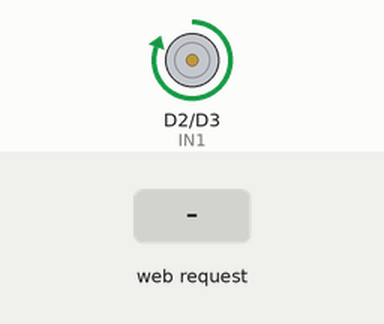
A sketch run on a simulated ESP8266 (NodeMCU). On the bench: motor-driver pin pairs drawn as motors (green arrow = first pin HIGH = forward, orange = second pin HIGH = backward, longer = more drive, scaled by the enable pin). Inputs (shaded band) come from the test bench. WiFi joins after 1.5 s; servers stay silent unless stated; what the sketch prints to the serial monitor is not drawn.

Above: at 2.7 s.
2.8 s: HTTP request GET /DCbackward received
At 3.4 s:
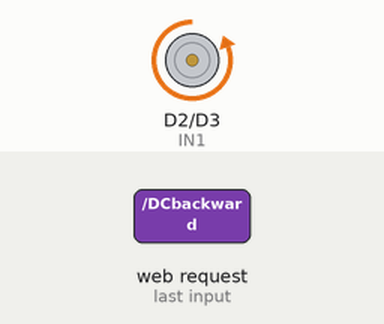
4.3 s: HTTP request GET /DCforward received
At 4.6 s:
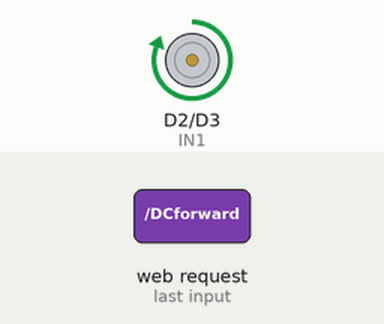
Timing chart, 0 to 7.3 s (numbered marks = the images above; inputs shaded):
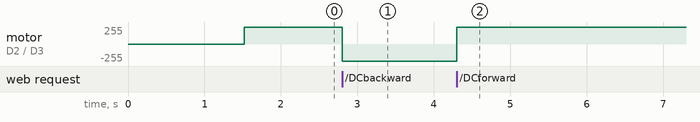

The sketch:

wifi_DC_sieuam.ino
```cpp
#include <ESP8266WiFi.h>
#include <ESP8266WebServer.h>
#include "wifi_DC_sieuam.h"

ESP8266WebServer server(80);

const int trigPin = D5;
const int echoPin = D4;
long duration;
int distance;

#define maxSpeed  255
#define minSpeed  0
int step = 10;
int ENA = D1;
int IN1 = D2;
int IN2 = D3;

#define TENWIFI "Tang4 Wifi"
#define PASSWIFI "vuive789@"

void connection() {
  String s = MAIN_page;
  server.send(200, "text/html", s);
}

void setup() {
  Serial.begin(9600);
  pinMode(ENA, OUTPUT);
  pinMode(IN1, OUTPUT);
  pinMode(IN2, OUTPUT);

  pinMode(trigPin, OUTPUT);
  pinMode(echoPin, INPUT);

  WiFi.begin(TENWIFI, PASSWIFI);
  Serial.print("\n Đang thử kết nối");
  while (WiFi.status() != WL_CONNECTED) {
    delay (500);
    Serial.print(".");
  }
  Serial.print("\n Kết nối thanh công. IP address: ");
  Serial.println(WiFi.localIP());
  server.begin(); // Khởi động server.
  Serial.print("Server đã khởi động.");

  server.on("/", connection);
  server.on("/readSerial", handleReadSerial);
  server.on("/DCforward", handleDCforward);
  server.on("/DCbackward", handleDCbackward);
  server.on("/DCspeedup", handleDCspeedUp);
  server.on("/DCspeeddown", handleDCspeedDown);
  server.begin();
}

// ---------handle action------------------
void handleReadSerial() {
  // Gửi giá trị cảm biến về client
  digitalWrite(trigPin, LOW);
  delayMicroseconds(2);
  digitalWrite(trigPin, HIGH);
  delayMicroseconds(10);
  digitalWrite(trigPin, LOW);

  duration = pulseIn(echoPin, HIGH);

  distance = duration * 0.034 / 2;

  server.send(200, "text/plain", "Giá trị khoảng cách: " + String(distance));
}

bool DCdirection = true;  //true: go forward
void handleDCforward() {
  DCdirection = true;
  server.send(200, "text/plain", "go forward");
}

void handleDCbackward() {
  DCdirection = false;
  server.send(200, "text/plain", "go backward");
}


bool DCspeed = true;  //true: speed up
void handleDCspeedUp() {
  DCspeed = true;
  server.send(200, "text/plain", "speedUp");
}

void handleDCspeedDown() {
  DCspeed = false;
  server.send(200, "text/plain", "speedDown");
}
// ----------------------------------------------


// -----------------action----------------------
void DCmove_forward() {
  analogWrite(ENA, maxSpeed);
  digitalWrite(IN1, HIGH);
  digitalWrite(IN2, LOW);
}

void DCmove_backward() {
  analogWrite(ENA, maxSpeed);
  digitalWrite(IN1, LOW);
  digitalWrite(IN2, HIGH);
}

void DCspeedUp() {
  for (int i = 10; i <= maxSpeed; i += step) {
    analogWrite(ENA, i);
  }
}

void DCspeedDown() {
  for (int i = maxSpeed; i >= 10; i -= step) {
    analogWrite(ENA, i);
  }
}
// ----------------------------------------------

void loop() {
  // Xử lý các yêu cầu từ client
  server.handleClient();

  if (DCdirection) DCmove_forward();
  else DCmove_backward();

  //if (DCspeed) DCspeedUp();
  //else DCspeedDown();
}
```

wifi_DC_sieuam.h
```cpp
const char MAIN_page[] PROGMEM = R"=====(
<!DOCTYPE html>
<html>
  <head>
    <meta name='viewport' content='width=device-width, initial-scale=1.0'/>
    <meta charset='utf-8'>
    <style>
      html {
        font-family: Helvetica;
        display: inline-block;
        margin: 0px auto;
        text-align: center;
      }

      .button2 {
        background-color: #555555;
      }
      .btn {
        background-color: #4CAF50;
        border: none;
        color: white;
        padding: 16px 40px;
        text-decoration: none;
        font-size: 16px;
        margin: 2px;
        cursor: pointer;
      }
      .degrees-input {
        width: 60px;
        height: 30px;
        font-size: 20px;
        text-align: center;
      }
    </style>
    <title>Cảm biến siêu âm và điều khiển động cơ DC</title>
  </head>
  <body>
    <h1>Khoảng cách đo được:</h1>
    <h2><p id="serialMonitor">Đang tải...</p></h2><br>

    <div id="motor_controller">
      <p>Điều khiển động cơ DC</p>
      <button class="btn btn-forward" onclick="goForward()">Tới</button>
      <button class="btn btn-backward" onclick="goBackward()">Lùi</button> <br>
    </div>

    <script>
      window.onload = function() {
        readSerial();
      };

      function readSerial() {
        var serialMonitor = document.getElementById('serialMonitor');
        var xhttp = new XMLHttpRequest();
        xhttp.onreadystatechange = function() {
          if (this.readyState == 4 && this.status == 200) {
            serialMonitor.innerHTML = this.responseText + " cm";
            setTimeout(readSerial, 500);
          }
        };
        xhttp.open('GET', '/readSerial', true);
        xhttp.send();
      }

      function goForward() {
        var xhttp = new XMLHttpRequest();
        xhttp.onreadystatechange = function() {
          if (this.readyState == 4 && this.status == 200) {
            if (this.responseText == 'go forward') {
              document.querySelector(".btn-forward").classList.add("button2");
              document.querySelector(".btn-backward").classList.remove("button2");
            }
          }
        };
        xhttp.open('GET', '/DCforward', true);
        xhttp.send();
      }

      function goBackward() {
        var xhttp = new XMLHttpRequest();
        xhttp.onreadystatechange = function() {
          if (this.readyState == 4 && this.status == 200) {
            if (this.responseText == 'go backward') {
              document.querySelector(".btn-backward").classList.add("button2");
              document.querySelector(".btn-forward").classList.remove("button2");
            }
          }
        };
        xhttp.open('GET', '/DCbackward', true);
        xhttp.send();
      }
    </script>
  </body>
</html>
)=====";
```

Measured:
- after the input at 2.8 s, motor on D2 (IN1) / D3 (IN2): forward 255/255 → backward 255/255 at once
- after the input at 4.3 s, motor on D2 (IN1) / D3 (IN2): backward 255/255 → forward 255/255 at once
